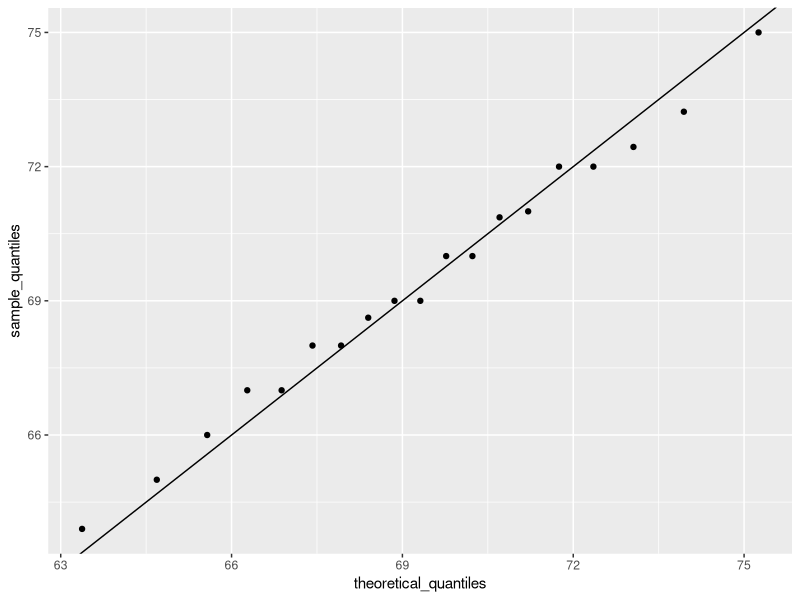
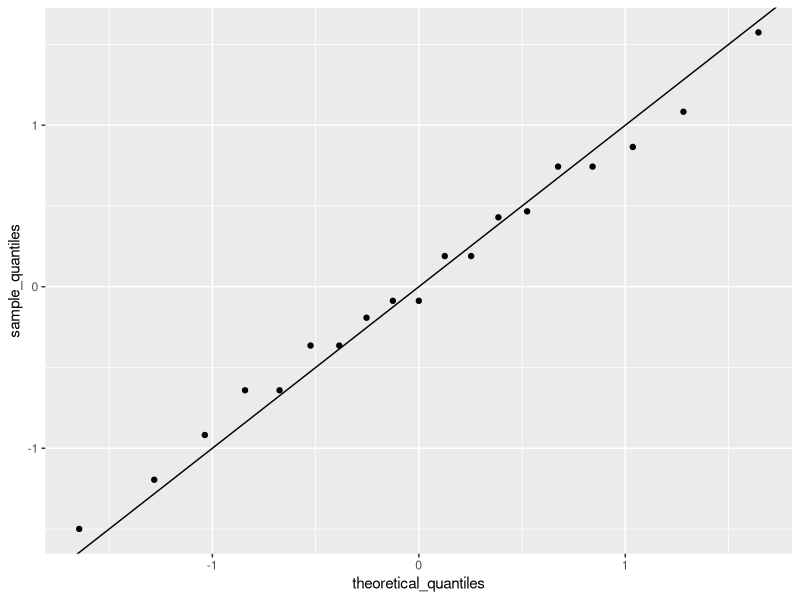
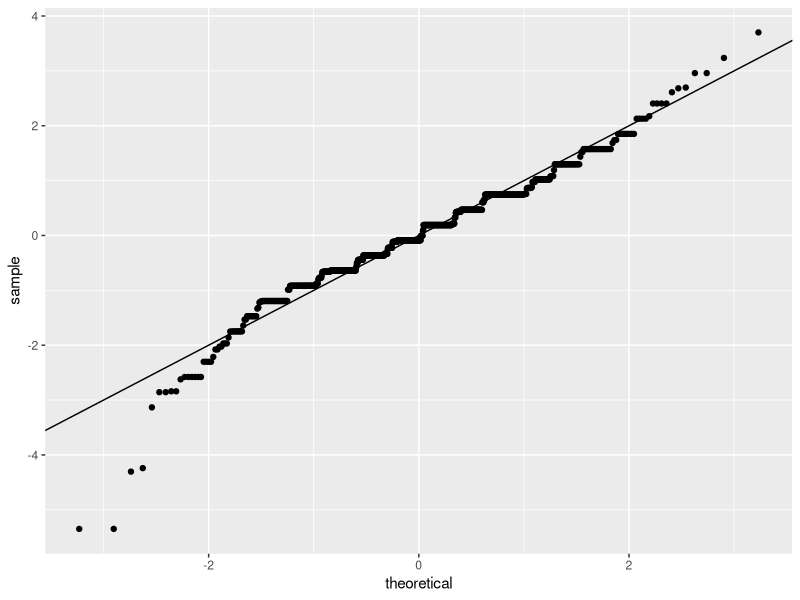
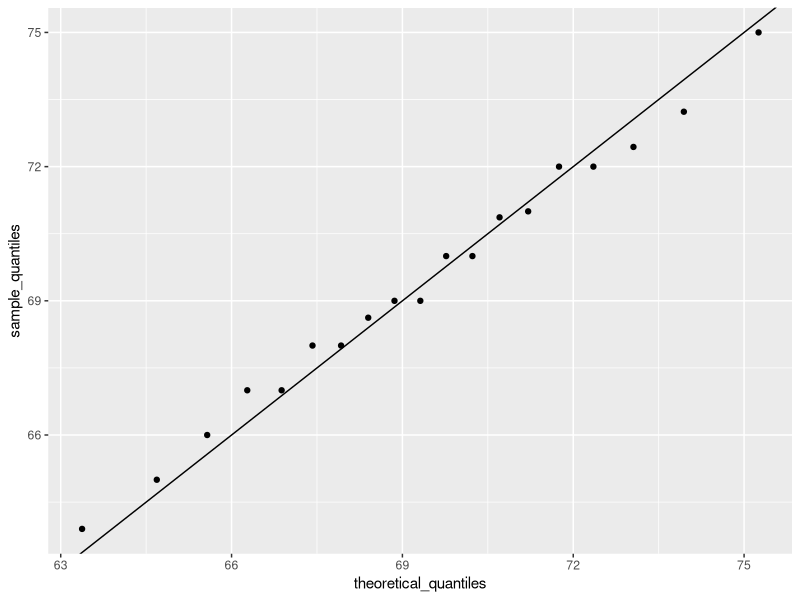
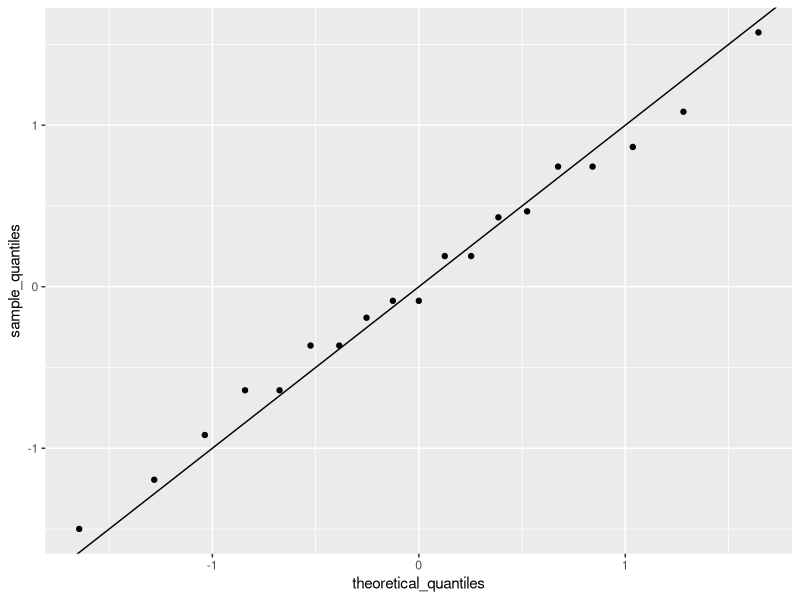
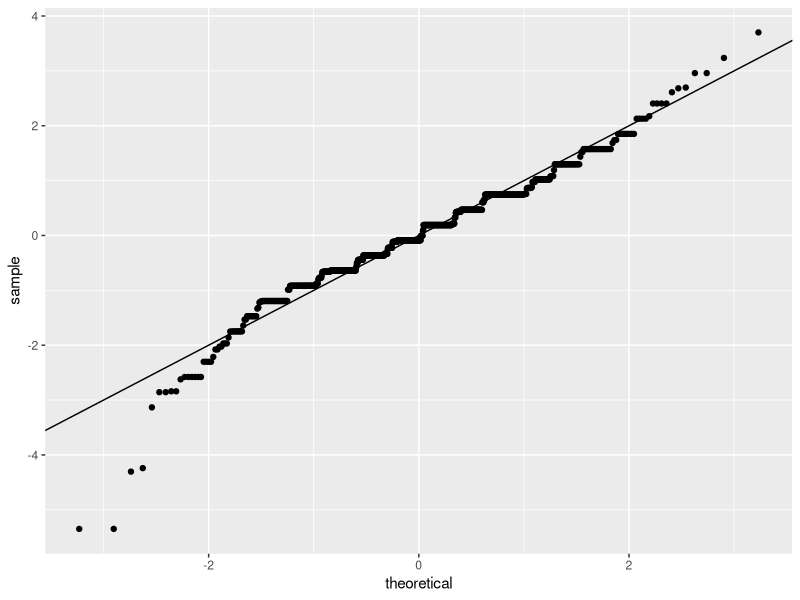

The R source for these figures, in order:
library(tidyverse)
library(dslabs)
data(heights)

index <- heights$sex == "Male"
x <- heights$height[index]

m <- mean(x)
s <- sd(x)
c(average = m, sd = s)

z <- scale(x)

mean(abs(z) < 2)

q <- qnorm(0.975, m, s)
mean(x<=q)

#QQ-plot:
p <- seq(0.05, 0.95, 0.05)
sample_quantiles <- quantile(x, p)
theoretical_quantiles <- qnorm(p, mean = mean(x), sd = sd(x))
qplot(theoretical_quantiles, sample_quantiles) + geom_abline()

ggsave("data-visualization/figs/plot_1.png")

#the code that is produce using standard units:
sample_quantiles <- quantile(z, p)
theoretical_quantiles <- qnorm(p) 
qplot(theoretical_quantiles, sample_quantiles) + geom_abline()

ggsave("data-visualization/figs/plot_2.png")

#exp. with ggplot2:
heights %>% filter(sex == "Male") %>%
  ggplot(aes(sample = scale(height))) + 
  geom_qq() +
  geom_abline()

ggsave("data-visualization/figs/plot_3.png")
